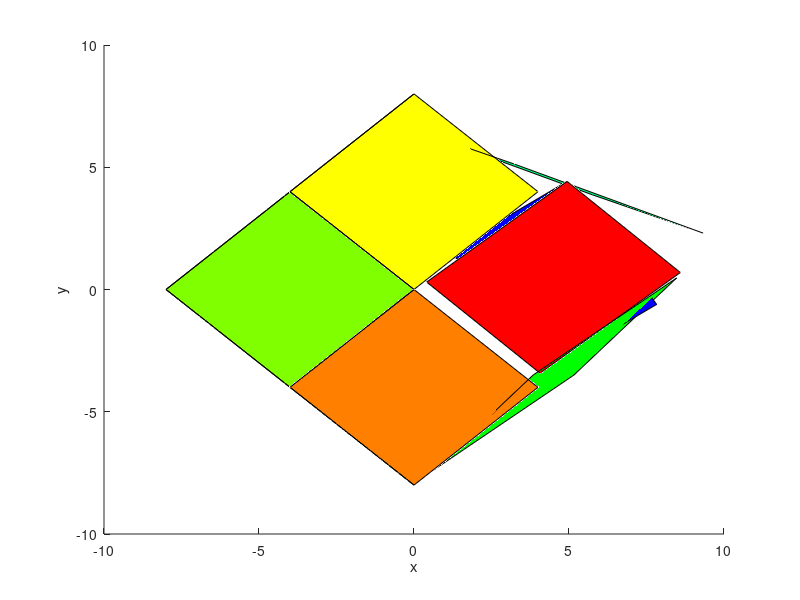

Write the MATLAB code that produced this figure. (Note: this script raises an error after producing the figure.)
%function stellatedRhomboDodecahedron2
%Rhombododecahedron
fac = 4; %scales the side
vert = fac*[0 0 2;
        1 -1 1;
        1 1 1;
        -1 1 1;
        -1 -1 1;
        2 0 0;
        0 2 0;
        -2 0 0;
        0 -2 0;
        1 -1 -1;
        1 1 -1;
        -1 1 -1;
        -1 -1 -1;
        0 0 -2];
    
% try perturbation
perturb =[ randi(3), randi(3), randi(3)];

vert(6,:) = vert(6,:) + perturb; 

% 


face=[2     1     3     6
     9     5     1     2
     3     1     4     7
     4     1     5     8
     9     2     6    10
     6     3     7    11
     7     4     8    12
     8     5     9    13
    10     6    11    14
    14    11     7    12
    14    12     8    13
    13     9    10    14 ];

load stellaRhombicDodecaData   
colors=hsv(12);
ind=[1];
%ind=[6 7 8 9];
%ind=[4 5 10 11 12 13];
%ind=[2 3 4 5 14 15 16 17];


for n=1:length(face)
    v=vert(face(n,:),:);
    center=mean(v)%center of each face


    R=v(1,:)-center;
    R=R/sqrt(sum(R.^2));
    S=cross(R,center);
    S=S/sqrt(sum(S.^2));
  
    for m=1:length(ind)
        [faceTheta,faceR]=cart2pol(fac*facetMapVert{ind(m)}(:,1),fac*facetMapVert{ind(m)}(:,2));%theta(facetIndex(:))-deg2rad(18);
        faceTheta=faceTheta+offSetAngle(n);
        
        qx=center(1)+faceR.*cos(faceTheta).*R(1)+faceR.*sin(faceTheta).*S(1);
        qy=center(2)+faceR.*cos(faceTheta).*R(2)+faceR.*sin(faceTheta).*S(2);
        qz=center(3)+faceR.*cos(faceTheta).*R(3)+faceR.*sin(faceTheta).*S(3);

     patch('vertices',[qx qy qz],'faces',facetMapFace{ind(m)},'facecolor',colors(n,:));
         hold on
         
    % scatter3(2,2,0,20,20)
     xlabel('x')
     ylabel('y')
     zlabel('z')
         % patch('vertices',[qx+2 qy qz],'faces',facetMapFace{ind(m)},'facecolor',colors(n,:));
      % fill3(vert(:,1),vert(:,2),vert(:,3),1)
        
    end
end

%patch('faces',face,'vertices',vert,'facecolor','y');
set(gcf,'renderer','zbuffer');
axis equal
view(3)